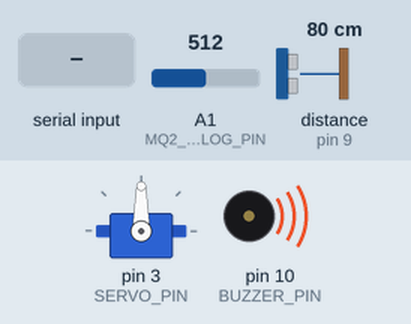
A sketch run on a simulated Arduino Uno, built with avr-gcc and run on an emulated ATmega328P. Parts: servo, buzzer (waves = sounding, pin HIGH). The test bench sets the inputs (shaded band); at power-on: A1 (MQ2_ANALOG_PIN) = 512, distance to the obstacle (sensor on pin 9) 80 cm. The echo pulse lasts 58.3 µs per cm; what the sketch prints to the serial monitor is not drawn.

Above: at 2.2 s.
2.3 s: A1 (MQ2_ANALOG_PIN) set to 210
3.8 s: A1 (MQ2_ANALOG_PIN) set to 185
At 4.1 s:
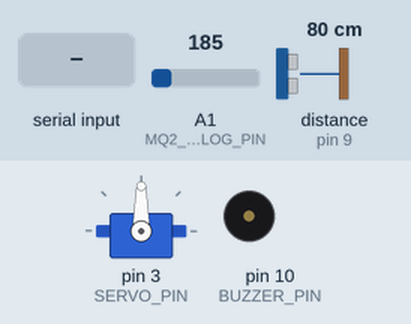
5.3 s: distance to the obstacle (sensor on pin 9) set to 11 cm
6.8 s: distance to the obstacle (sensor on pin 9) set to 8 cm
At 7.1 s:
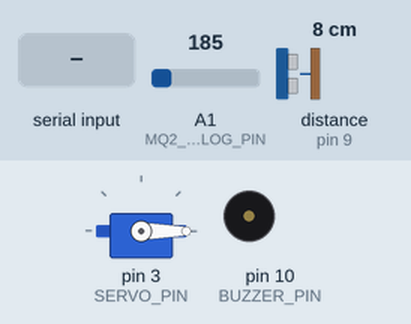
8.3 s: "NEW_THRESHOLD:\n" received over Serial
At 8.9 s:
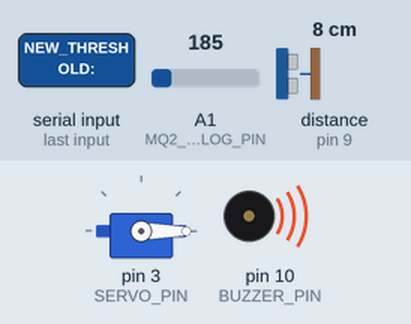
9.8 s: A1 (MQ2_ANALOG_PIN) set to 0
At 11.1 s:
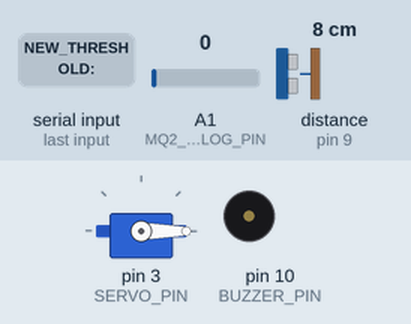
Timing chart, 0 to 12.3 s (numbered marks = the images above; inputs shaded):
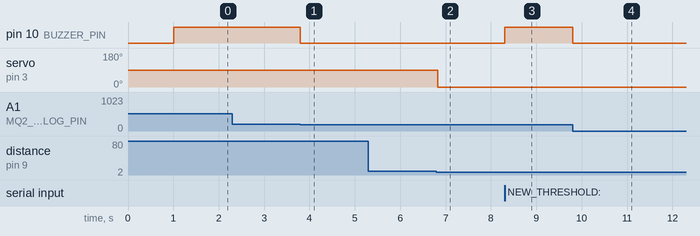

Measured:
- the behaviour switches between 201 and 200 on A1 (MQ2_ANALOG_PIN) (found by bisection; images 0 and 1)
- the behaviour switches between 10 and 9 cm on distance to the obstacle (sensor on pin 9) (found by bisection; images 1 and 2)
- after the input at 3.8 s, pin 10 (BUZZER_PIN): HIGH → LOW at once
- after the input at 6.8 s, servo on pin 3 (SERVO_PIN): 90° → 0° at once
- after the input at 8.3 s, pin 10 (BUZZER_PIN): LOW → HIGH at once
- after the input at 9.8 s, pin 10 (BUZZER_PIN): HIGH → LOW at once

The sketch:

Arduino_UNO_Smartbin_Controller_V2_3_copy_20240206211126.ino
```cpp
/*************************************************************************************
 * Arduino part of Smartbin
 *
 * This Arduino program is designed to control most of the components
 * and receive the signals from the sensors. The main functions of this
 * part are bin lid control, human presence detection, fire detection and fire alert.
 * Besides, it equips ability to exchange data with ESP32 which allows user to change
 * the gas threshold according to their preferences.
 *
 * Key components and techniques utilized in this code are outlined as follows:
 * 1. Ultrasonic Sensing: Uses an HC-SR04 ultrasonic sensor to detect
 *    the presence and distance of a user.
 * 2. Servo Motor Control: Utilizes a servo motor to open and close
 *    the bin lid.
 * 3. Gas Detection: Employs an MQ2 gas sensor for smoke detection.
 * 4. Buzzer Alarm: Activates an alarm when smoke is detected.
 * 5. UART Communication: Receives threshold values and commands
 *    via serial communication. For data exchange between the Arduino and
 *    external devices (e.g.ESP32).
 * 6. State Machine: Manages the bin state (Idle, Detecting Human,
 *    Open, Closing, Fire Detected) based on sensor inputs.
 *
 * Note:
 * This code represents the Arduino component of the entire project,
 * which works in conjunction with an ESP32 module for advanced functionalities.
 ************************************************************************************/

#include "NewPing.h" // Include the NewPing library for ultrasonic sensor
#include <Servo.h>  // Include the Servo library for servo motor control


//Declare the pins on arduino
#define TRIGGER_PIN  6     // Ultrasonic sensor trigger pin
#define ECHO_PIN   9       // Ultrasonic sensor echo pin
#define MAX_DISTANCE 400   // Maximum distance for ultrasonic sensor (in cm)
#define SERVO_PIN 3        // Servo motor control pin
#define BUZZER_PIN 10      // Buzzer pin
#define MQ2_ANALOG_PIN A1  // MQ2 gas sensor analog pin
#define READING_COUNTS 5   // Number of readings for distance averaging


Servo servo; // Servo object for lid control
NewPing sonar(TRIGGER_PIN, ECHO_PIN, MAX_DISTANCE); // Ultrasonic sensor object

// Variables for functionality
static unsigned long binOpening;
static unsigned long lastCheckTime = 0;

int init_angle = 90; // Initial angle for servo (bin closed position）
float distance;      // Distance measured by ultrasonic sensor
const int numReadings = 5;// Number of readings for median calculation
int readings[numReadings]; // Array to store distance readings
int readingIndex = 0;       // Index for inserting readings
const int DETECTION_THRESHOLD = 10; // Distance threshold for user detection
const int LEAVE_THRESHOLD = 12;     //Minimum valid distance
const int MIN_DISTANCE = 2;         // Threshold for smoke detection (MQ2 sensor)

int SMOKE_THRESHOLD = 200; //The value of threshold can change as require

//int pos=30;

unsigned long binOpenedAt = 0;
const unsigned long WAIT_TIME_AFTER_OPEN = 1000; // Time to wait after opening bin

// Function to insert a new reading and sort the readings array
void insertReading(int newReading) {

  if (readingIndex >= numReadings) readingIndex = 0;
  readings[readingIndex ++] = newReading;


  int i, key, j;
  for (i = 1; i < numReadings; i++) {
    key = readings[i];
    j = i - 1;


    while (j >= 0 && readings[j] > key) {
      readings[j + 1] = readings[j];
      j = j - 1;
    }
    readings[j + 1] = key;
  }
}

// Function to calculate the median from readings array
int getMedian() {

  if (numReadings % 2 != 0)
    return readings[numReadings / 2];
  else
    return (readings[numReadings / 2] + readings[(numReadings / 2) - 1]) / 2;
}


// Function to read the gas sensor value
int readGasSensor() {
  return analogRead(MQ2_ANALOG_PIN);
}

// Function to check if gas (smoke) is detected
bool isGasDetected(int sensorValue) {
  return sensorValue > SMOKE_THRESHOLD;
}

// Active Buzzer
void activateBuzzer() {
  digitalWrite(BUZZER_PIN, HIGH);
}

// Close buzzer
void deactivateBuzzer() {
  digitalWrite(BUZZER_PIN, LOW);
}

// Using state machine to make the structure clear
// Enumeration to represent different states of the smart bin
enum SmartBinState{
  BIN_IDLE,
  DETECTING_HUMAN,
  BIN_OPEN,
  WAIT_FOR_HUMAN_TO_LEAVE,
  BIN_CLOSING,
  FIRE_DETECTED
};

SmartBinState currentState = BIN_IDLE; // Initial state


void setup() {
  Serial.begin(115200);

 // Initialize servo
  servo.attach(SERVO_PIN);
  servo.write(init_angle);

 // Initialize buzzer
  pinMode(BUZZER_PIN,OUTPUT);

 // Initialize gas sensor
  pinMode(MQ2_ANALOG_PIN,INPUT);

  delay(1000);

}

void loop() {
  // Get the median value of the measured distance in a period
  // in order to prevent interference of extrem values
  unsigned long currentTime = millis();
  if(currentTime - lastCheckTime > 30){
    distance = sonar.ping_cm();
    lastCheckTime = currentTime;
  }
  insertReading(distance);
  int medianDistance = getMedian();
  Serial.print("Distance: ");
  Serial.print(distance);
  Serial.println("; ");

  int sensorValue = readGasSensor();
  bool gasDetected = isGasDetected(sensorValue);

  Serial.println("SMOKE_VALUE:" + String(sensorValue));

  // Read the new thereshold from esp32 by URTA communication
  if(Serial.available()){
    Serial.println("Reading from Serial...");
    String data = Serial.readStringUntil('\n');
    if(data.startsWith("NEW_THRESHOLD:")){
      SMOKE_THRESHOLD = data.substring(14).toInt();
      if(readGasSensor() > SMOKE_THRESHOLD){
        currentState = FIRE_DETECTED;
      }
    }
  }

  if(gasDetected){
    currentState = FIRE_DETECTED;
  }

  switch(currentState){
     case BIN_IDLE:
      if (medianDistance < DETECTION_THRESHOLD && distance > MIN_DISTANCE) {
        currentState = DETECTING_HUMAN;
      }
      break;

    case DETECTING_HUMAN:
      servo.write(0);
      binOpenedAt = millis();
      currentState = BIN_OPEN;
      break;

    case BIN_OPEN:
      if (millis() - binOpenedAt > WAIT_TIME_AFTER_OPEN) {
        currentState = WAIT_FOR_HUMAN_TO_LEAVE;
      }
      break;

    case WAIT_FOR_HUMAN_TO_LEAVE:
      if (medianDistance > LEAVE_THRESHOLD) {

        binOpenedAt = millis();
        currentState = BIN_CLOSING;
      }
      break;

    case BIN_CLOSING:
      if (millis() - binOpenedAt > WAIT_TIME_AFTER_OPEN) {
        servo.write(90);
        delay(1000);
        currentState = BIN_IDLE;
      }
      break;

    case FIRE_DETECTED:
      //Handle fire detection
      if (gasDetected) {
        activateBuzzer();
        Serial.println("FIRE_ALERT");
      }else if( !gasDetected ){
        deactivateBuzzer();
        Serial.println("FIRE CLEARED");
        currentState = BIN_IDLE;
      }
      break;

  }

}
```
